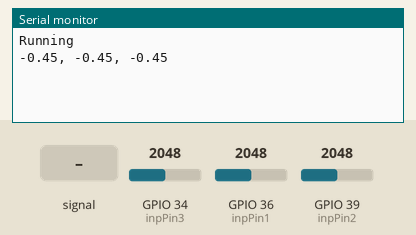
The sketch below on a simulated ESP32. Shown: the last lines printed to the serial monitor. The inputs (shaded band) are chosen by the test bench; at power-on: GPIO 34 (inpPin3) = 2048, GPIO 36 (inpPin1) = 2048, GPIO 39 (inpPin2) = 2048.

Above: at 1.2 s.
1.3 s: GPIO 34 (inpPin3) fed a 200 Hz sine of ±327 counts around its level
At 1.9 s:
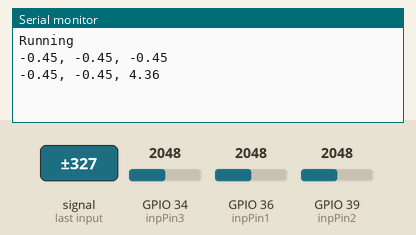
2.8 s: GPIO 34 (inpPin3) set to 2866
At 2.8 s:
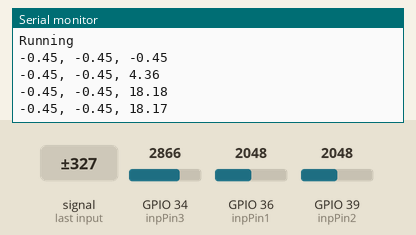
4.3 s: GPIO 36 (inpPin1) set to 2866
At 5.1 s:
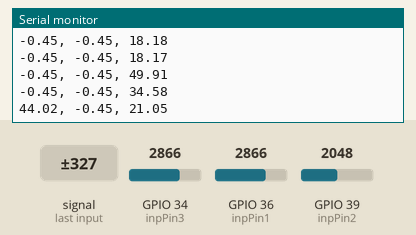
5.8 s: GPIO 39 (inpPin2) set to 2866
At 6.6 s:
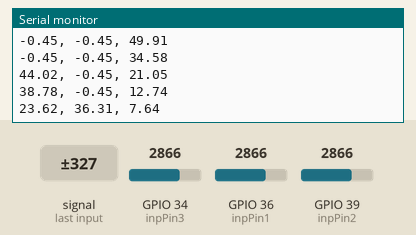
7.3 s: GPIO 34 (inpPin3) set to 3603
At 7.9 s:
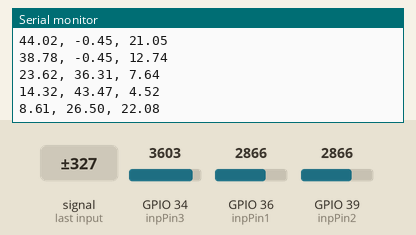
8.8 s: GPIO 36 (inpPin1) set to 3603
At 8.8 s:
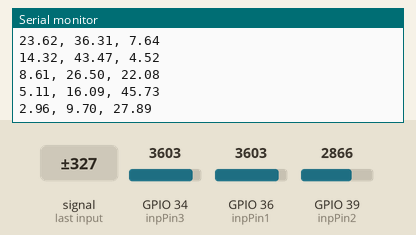
Timing chart, 0 to 11.3 s (numbered marks = the images above; inputs shaded):
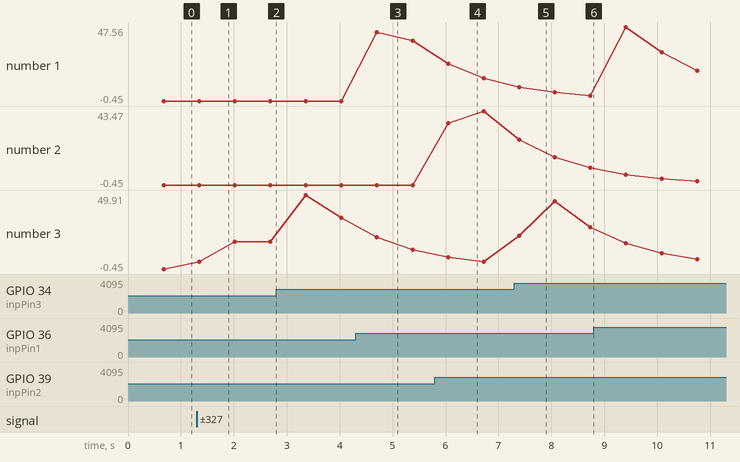

The sketch:

ammeter.ino
```cpp
int inpPin1 = 36;
int inpPin2 = 39;
int inpPin3 = 34;              //Assign CT inputs
int sampleI1, sampleI2, sampleI3;     //sample_ holds the raw analog read value
int ADC_BITS = 12;          // # of bits of ADC
double sumI1, sumI2, sumI3;              //sq = squared, sum = Sum
double filteredI1, filteredI2, filteredI3;          //Filtered_ is the raw analog value minus the DC offset
int SupplyVoltage=3300;    //mVolts
int Number_of_Samples = 2000;
double Irms[3];
double ICAL = 100.0;  // max I value that CT can measure

int ADC_COUNTS   = 1<<ADC_BITS;
double I_RATIO = ICAL *((SupplyVoltage/1000.0) / (ADC_COUNTS));
double offsetI1 = ADC_COUNTS>>1, offsetI2 = ADC_COUNTS>>1, offsetI3 =  ADC_COUNTS>>1; //Low-pass filter output


void setup() {
  Serial.begin(115200);
  Serial.println("Running");
}


void loop() {

    for (unsigned int n = 0; n < Number_of_Samples; n++)
    {
      sampleI1 = analogRead(inpPin1);
      sampleI2 = analogRead(inpPin2);
      sampleI3 = analogRead(inpPin3);
      // Digital low pass filter extracts the 1.65 V dc offset,
      // then subtract this - signal is now centered on 0 counts.
      offsetI1 = (offsetI1 + (sampleI1 - offsetI1)/ADC_COUNTS);
      offsetI2 = (offsetI2 + (sampleI2 - offsetI2)/ADC_COUNTS);
      offsetI3 = (offsetI3 + (sampleI3 - offsetI3)/ADC_COUNTS);
      filteredI1 = sampleI1 - offsetI1;
      filteredI2 = sampleI2 - offsetI2;
      filteredI3 = sampleI3 - offsetI3;
      // Root-mean-square method current
      sumI1 += filteredI1*filteredI1;
      sumI2 += filteredI2*filteredI2;
      sumI3 += filteredI3*filteredI3;
      }

    Irms[0] = I_RATIO * sqrt(sumI1 / Number_of_Samples) - 0.45;
    Irms[1] = I_RATIO * sqrt(sumI2 / Number_of_Samples) - 0.45;
    Irms[2] = I_RATIO * sqrt(sumI3 / Number_of_Samples) - 0.45;
    //Reset accumulators
    sumI1 = sumI2 = sumI3 = 0;

//  Serial.print(String("Irms for phases [1, 2, 3] is: "));
  int i  = 0;
  while  (i < 3){
    Serial.print(Irms[i]);
    i++;
    if (i > 2) {break;}
    Serial.print(String(", "));
    }
  Serial.println();
//  Serial.println(String("***********************"));
}
```

Measured:
- after the input at 1.3 s, the serial monitor: prints a new line at once (image 1)
- after the input at 4.3 s, the serial monitor: prints a new line after 0.40 s (image 3)
- after the input at 5.8 s, the serial monitor: prints a new line after 0.25 s (image 4)
- after the input at 7.3 s, the serial monitor: prints a new line after 0.09 s (image 5)
- plotted number 1: -0.45 → 38.78 after the input at 4.3 s, 2.96 → 19.03 after the input at 8.8 s
- plotted number 2: -0.45 → 43.47 after the input at 5.8 s
- plotted number 3: -0.45 → 18.17 after the input at 1.3 s, 18.17 → 34.58 after the input at 2.8 s, 4.52 → 27.89 after the input at 7.3 s
